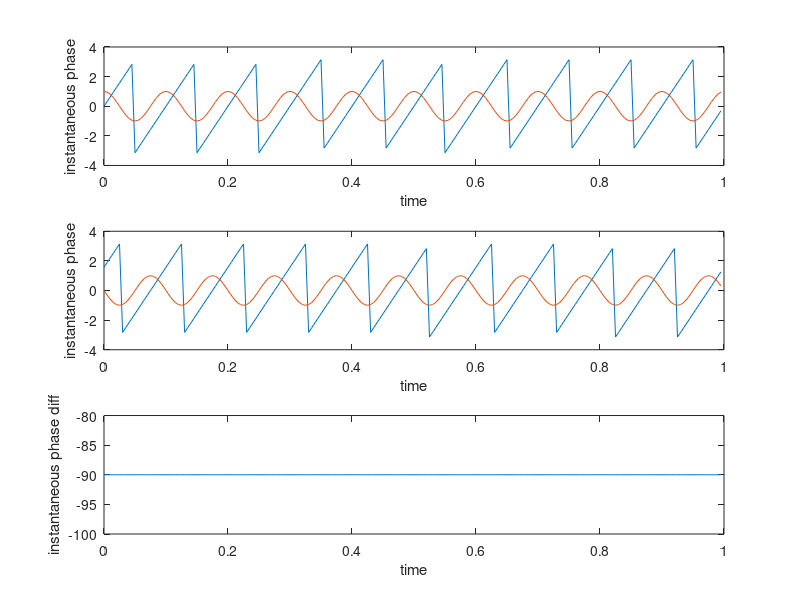

Source code (MATLAB):

f1 = 10;
Fs = 200;
p_off = pi/2;
dt = 1/Fs;
t = 0:dt:1-dt;

x = cos(2*pi*f1*t);
y = cos(2*pi*f1*t+p_off);

h1 = hilbert(x);
h2 = hilbert(y);

angle1 = angle(h1);
angle2 = angle(h2);

angle_diff = unwrap(angle1)-unwrap(angle2);
angle_in_degrees = angle_diff*180/pi;

figure;
subplot(311);
plot(t,angle1,t,x);
ylabel('instantaneous phase');
xlabel('time');
subplot(312);
plot(t,angle2,t,y);
ylabel('instantaneous phase');
xlabel('time');
subplot(313);
plot(t,angle_in_degrees);
ylabel('instantaneous phase diff');
xlabel('time');